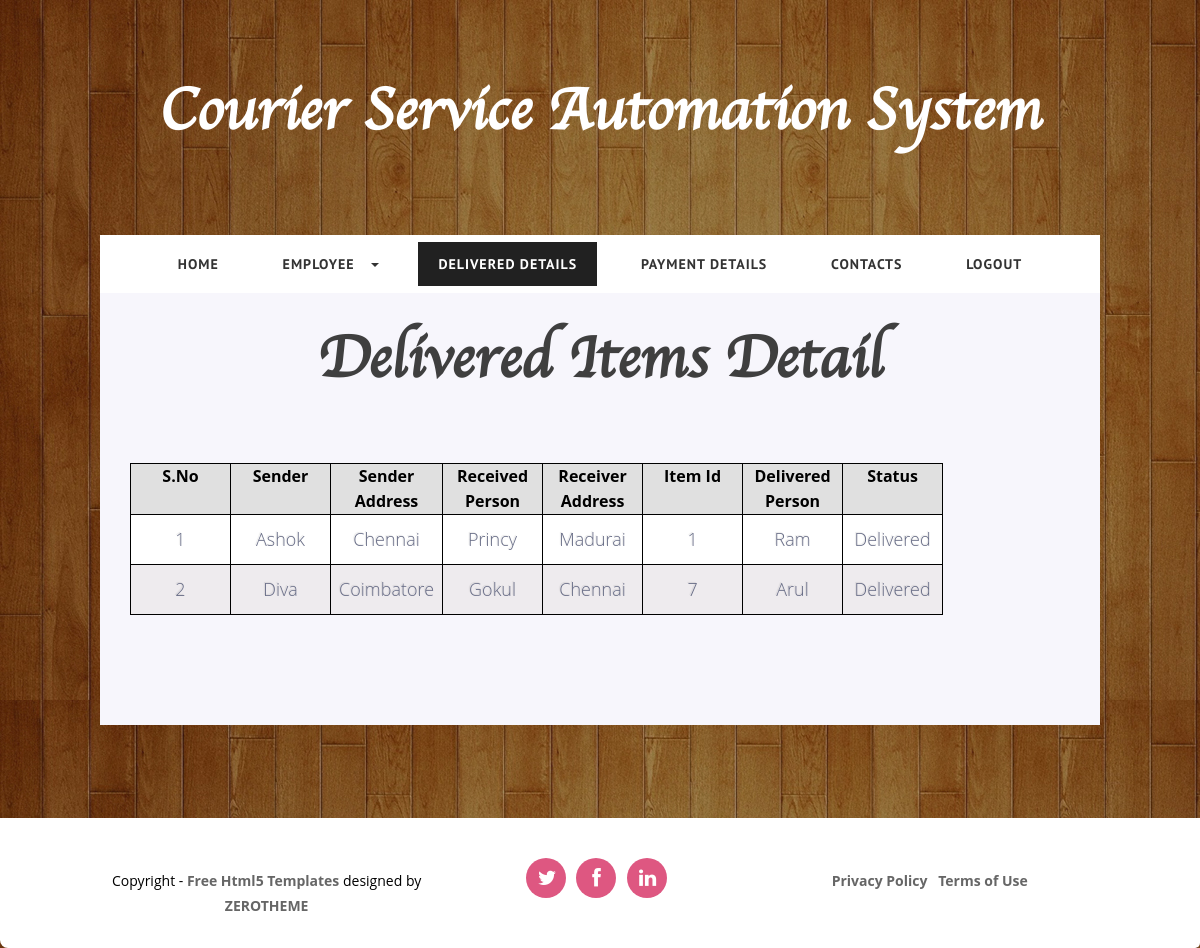
Screenshot of /PHP/CourierServiceAutomationSystem/deliveredDetails.php (signed in) with the database file from the repository.
### tables this page shows
CREATE TABLE IF NOT EXISTS `delivery_item_management` (
  `table_id` int(20) NOT NULL AUTO_INCREMENT,
  `sender` varchar(50) NOT NULL,
  `sender_address` varchar(200) NOT NULL,
  `receiver` varchar(50) NOT NULL,
  `receiver_address` varchar(200) NOT NULL,
  `delivery_id` varchar(20) NOT NULL,
  `collecting_person_name` varchar(50) NOT NULL,
  `collecting_datetime` varchar(50) NOT NULL,
  `delevery_person_name` varchar(50) NOT NULL,
  `delivering_datetime` varchar(50) NOT NULL,
  `delivery_status` text NOT NULL,
  `user_intimation_status` varchar(100) NOT NULL,
  PRIMARY KEY (`table_id`)
);

### PHP/CourierServiceAutomationSystem/deliveredDetails.php (the view, shortened to what this page needs)
<!DOCTYPE html>
<html lang="en">
<head>
  	<link rel="stylesheet" href="css/zerogrid.css">
	<link rel="stylesheet" href="css/style.css">
	<link rel="stylesheet" href="css/lightbox.css">
	<link rel="stylesheet" href="mystyle.css">
	<link rel="stylesheet" href="mystyle1.css">
    <link href="font-awesome/css/font-awesome.min.css" rel="stylesheet" type="text/css">
	<link rel="stylesheet" href="css/menu.css">
</head>
<body>
<div class="wrap-body">
	<header class="zerogrid">
		<div class="logo">
			<h1>Courier Service Automation System</h1>
		</div>
		<div id='cssmenu' class="align-center">
			<ul>
			   <li><a href='Home.php'><span>Home</span></a></li>
			   <li class=' has-sub'><a href='viewManagementEmployee.php'><span>Employee</span></a>
			   </li>
			   <li  class="active"><a href='deliveredDetails.php'><span>Delivered Details</span></a></li>
			  <li><a href='paymentDetails.php'><span>Payment Details	</span></a></li>
			   <li><a href='contact.php'><span>Contacts</span></a></li>
			   <li class='last'><a href='logout.php'><span>Logout</span></a></li>
			</ul>
		</div>
	</header>
		<section id="container">
			<div class="wrap-container clearfix">
				<div id="main-content">
					<div class="wrap-content zerogrid ">
						<article class="background-gray">
							<div class="art-header">
							<h1>Delivered Items Detail</h1>
							</div>
							<div class="art-content">
							<table class="tablestyle">
								<tr >
									<th style="border:1px solid black">S.No</th>
									<th style="border:1px solid black">Sender</th>
									<th style="border:1px solid black">Sender Address</th>
									<th style="border:1px solid black">Received Person</th>
									<th style="border:1px solid black">Receiver Address</th>
									<th style="border:1px solid black">Item Id</th>
									<th style="border:1px solid black">Delivered Person</th>
									<th style="border:1px solid black">Status</th>
								</tr>
									<?php
									$strr="Delivered";
										$quer=mysql_query("SELECT * FROM delivery_item_management WHERE delivery_status='".$strr."'");
										$s=1;
										while($row=mysql_fetch_array($quer))
										{
											?>
											<tr>
												<td style="border:1px solid black"><?= $s;?></td>
												<td style="border:1px solid black"><?= $row['sender'];?></td>
												<td style="border:1px solid black"><?= $row['sender_address'];?></td>
												<td style="border:1px solid black"><?= $row['receiver'];?></td>
												<td style="border:1px solid black"><?= $row['receiver_address'];?></td>
												<td style="border:1px solid black"><?= $row['delivery_id'];?></td>
												<td style="border:1px solid black"><?= $row['collecting_person_name'];?></td>
												<td style="border:1px solid black"><?= $row['delivery_status'];?></td>
												<?php
											++$s;
										}
										?>
											</tr>
							</table>
							</div>
						</article>
					</div>
				</div>
			</div>
		</section>
		<hr class="line">
		<footer>
			<div class="wrap-footer">
				<div class="zerogrid">
					<div class="row">
						<div class="col-1-3">
							<div class="wrap-col">
								<p>Copyright - <a href="http://www.zerotheme.com" target="_blank" rel="nofollow">Free Html5 Templates</a> designed by <a href="http://www.zerotheme.com" target="_blank" rel="nofollow">ZEROTHEME</a></p>
							</div>
						</div>
						<div class="col-1-3">
							<div class="wrap-col">
								<ul class="social-buttons">
									<li><a href="#"><i class="fa fa-twitter"></i></a>
									</li>
									<li><a href="#"><i class="fa fa-facebook"></i></a>
									</li>
									<li><a href="#"><i class="fa fa-linkedin"></i></a>
									</li>
								</ul>
							</div>
						</div>
						<div class="col-1-3">
							<div class="wrap-col">
								<ul class="quick-link">
									<li><a href="#">Privacy Policy</a></li>
									<li><a href="#">Terms of Use</a></li>
								</ul>
							</div>
						</div>
					</div>
				</div>
			</div>
		</footer>
</div>
</body>
</html>

### PHP/CourierServiceAutomationSystem/css/zerogrid.css (style rules this page uses)
.zerogrid { width: 1000px; position: relative; margin: 0 auto; padding: 0px; }
.zerogrid:after { content: "\0020"; display: block; height: 0; clear: both; visibility: hidden; }
.zerogrid .row:before,.row:after { content: '\0020'; display: block; overflow: hidden; visibility: hidden; width: 0; height: 0; }
.zerogrid .row:after { clear: both; }
.zerogrid .row { zoom: 1; }
.zerogrid .wrap-col { margin:10px; }
.zerogrid .col-1-2, .zerogrid .col-1-3, .zerogrid .col-2-3, .zerogrid .col-1-4, .zerogrid .col-2-4, .zerogrid .col-3-4, .zerogrid .col-1-5, .zerogrid .col-2-5, .zerogrid .col-3-5, .zerogrid .col-4-5, .zerogrid .col-1-6, .zerogrid .col-2-6, .zerogrid .col-3-6, .zerogrid .col-4-6, .zerogrid .col-5-6 { float:left; display: inline-block; }
.zerogrid .col-1-3,.zerogrid .col-1-3-fixed { width:33.33%; }

### PHP/CourierServiceAutomationSystem/css/style.css (style rules this page uses)
a,abbr,acronym,address,applet,article,aside,audio,b,blockquote,big,body,center,canvas,caption,cite,code,command,datalist,dd,del,details,dfn,dl,div,dt,em,embed,fieldset,figcaption,figure,font,footer,form,h1,h2,h3,h4,h5,h6,header,hgroup,html,i,iframe,img,ins,kbd,keygen,label,legend,li,meter,nav,object,ol,output,p,pre,progress,q,s,samp,section,small,span,source,strike,strong,sub,sup,table,tbody,tfoot,thead,th,tr,tdvideo,tt,u,ul,var { background:transparent;border:0 none;font-size:100%;margin:0;padding:0;border:0;outline:0;vertical-align:top; }
ol, ul { list-style:none; }
table, table td { padding:0;border:none;border-collapse:collapse; }
article, aside, audio, canvas, command, datalist, details, embed, figcaption, figure, footer, header, hgroup, keygen, meter, nav, output, progress, section, source, video { display:block; }
* { -webkit-box-sizing: border-box; -moz-box-sizing: border-box; box-sizing: border-box; }
html { -webkit-text-size-adjust: none; }
a { color: #c82801;text-decoration: none;font-weight: bold; }
h1, h2 { font-size: 25px;line-height: 30px; }
p { margin: 10px 0; }
.post:after, .post:before, article:after, article:before, section:after, section:before { clear: both; content: '\0020'; display: block; visibility: hidden; width: 0; height: 0; }
.clearfix:after, .clearfix:before { clear: both; content: '\0020'; display: block; visibility: hidden; width: 0; height: 0; }
hr { border: 0;height: 3px;margin: 20px auto; }
html, body { width:100%; padding:0; margin:0; }
body { font: 14px/25px Arial, Helvetica, sans-serif;font-family: 'Open Sans', sans-serif;background: #F6F6F5 url("../images/bg.jpg") repeat 0 0; }
header { text-align: center; }
header .logo { color: #fff;padding: 45px 0 30px; }
.background-gray { background:#F7F6FC; }
#main-content .wrap-content { padding: 0px 0 50px; }
article { background: #ffffff; color: #3F3F3F; padding: 10px;text-align: center; }
article:after, article:before { clear: both; content: '\0020'; display: block; visibility: hidden; width: 0; height: 0; }
article .art-header { padding: 40px 0 20px; }
article .art-content { padding: 20px; }
footer { text-align: center; }
footer .wrap-footer { background-color: #fff;padding: 30px 0 20px;position: relative;border-bottom-right-radius:5px;border-bottom-left-radius:8px; }
footer a { color:#666; }
footer p { margin-top: 20px; }
footer ul li { display: inline-block;margin-right: 7px; }
footer ul.social-buttons li a { padding: 10px 12px;display: block;width: 40px;height: 40px;border-radius: 50%;font-size: 20px;line-height: 40px;color: #ffffff;background-color: #DE5781;transition-duration: 0.3s; }
footer ul.quick-link li { margin-top: 10px; }

### PHP/CourierServiceAutomationSystem/css/lightbox.css (style rules this page uses)
body:after { content: url(../images/close.png) url(../images/loading.gif) url(../images/prev.png) url(../images/next.png); display: none; }

### PHP/CourierServiceAutomationSystem/mystyle1.css (style rules this page uses)
* { margin:0px; spacing:0px; }
h1 { font-family: heading-font; font-size:60px; text-transform:capitalize; }
table { //border:1px solid black; margin-top:50px; margin-bottom:80px; background:#FFF8DC; }
tr { height:50px; text-align:center; }

### rows the page displays
delivery_item_management: sender "Ashok", sender_address "Chennai", receiver "Princy", receiver_address "Madurai", delivery "1", collecting_person_name "Ram", delivery_status "Delivered"
delivery_item_management: sender "Diva", sender_address "Coimbatore", receiver "Gokul", receiver_address "Chennai", delivery "7", collecting_person_name "Arul", delivery_status "Delivered"
